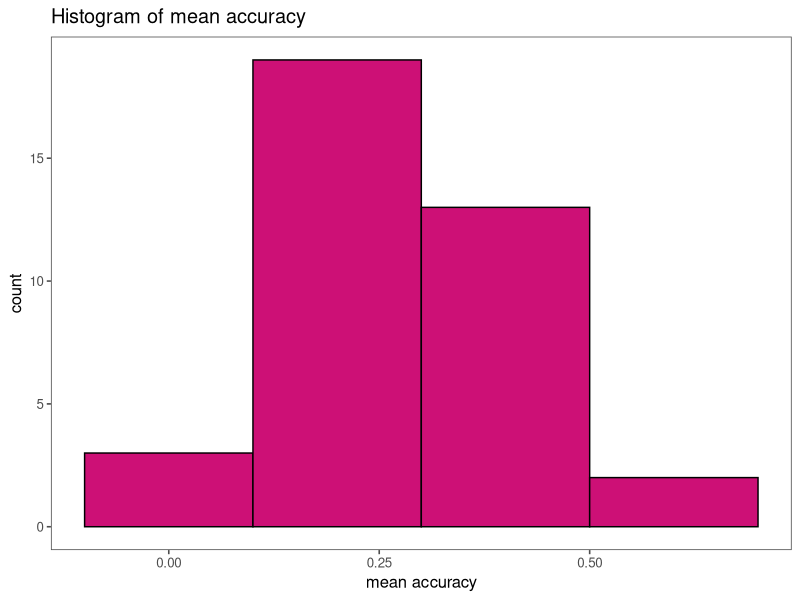
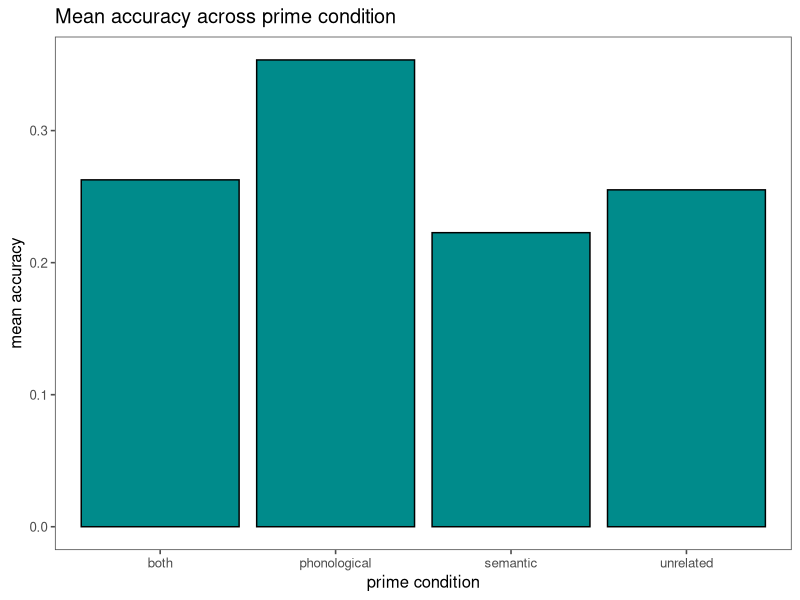
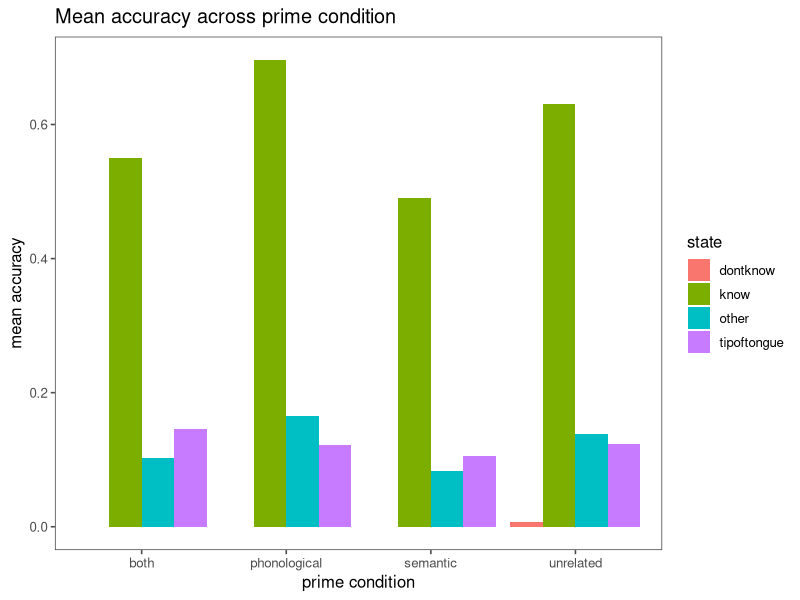

Write R code to recreate these figures, in order.
## ---- chunk 1
library(tidyverse)
library(ggthemes)
## ---- chunk 2
assignment4 = read_csv("a4_data.csv")
## ---- chunk 3
nrow(assignment4)
ncol(assignment4)
## ---- chunk 4
assignment4 %>% pull (subject) %>% unique()
## ---- chunk 5
levels(assignment4 %>% pull(prime_condition))
levels(assignment4 %>% pull(state))

## ---- chunk 6
prime_information = assignment4 %>%
  select(subject, prime_condition)
## ---- chunk 7
phonological = assignment4 %>%
  filter(accuracy == 1 & prime_condition == "phonological")
## ---- chunk 8
subject_acc = assignment4 %>%
  group_by(subject) %>%
  summarize(mean = mean(accuracy))
## ---- chunk 9
prime_acc = assignment4 %>%
  group_by(prime_condition) %>%
  summarize(mean = mean(accuracy), sd_prime = sd(accuracy))
## ---- chunk 10
subject_acc %>%
  ggplot(aes(x = mean))+
  geom_histogram(binwidth = 0.2, fill = "deeppink3", color = "black", position = "identity")+
  theme_few()+
  labs(x = "mean accuracy", y = "count", title = "Histogram of mean accuracy")

## ---- chunk 11
prime_acc %>%
  ggplot(aes(x = prime_condition, y = mean))+
  geom_col(position = "identity", fill = "darkcyan", color = "black")+
  theme_few()+
  labs(x = "prime condition", y = "mean accuracy", title = "Mean accuracy across prime condition")
## ---- chunk 12
state_prime_acc = assignment4 %>%
  group_by(state, prime_condition) %>%
  summarize(mean = mean(accuracy))
## ---- chunk 13
state_prime_acc %>%
  ggplot(aes(x = prime_condition, y = mean, fill = state))+
  geom_col(position = "dodge")+
  theme_few()+
  labs(x = "prime condition", y = "mean accuracy", title = "Mean accuracy across prime condition")
